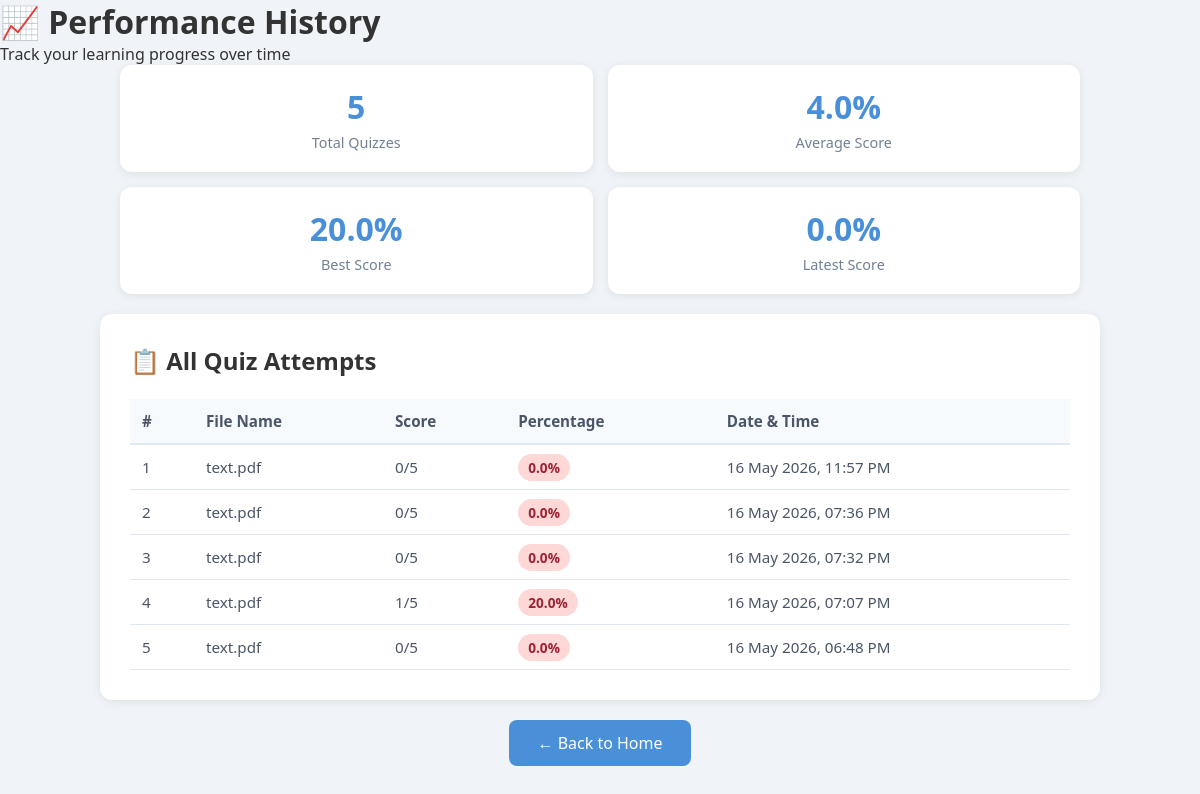
The app's page /history with its own data.
### tables this page shows
CREATE TABLE results (
            id        INTEGER PRIMARY KEY AUTOINCREMENT,
            filename  TEXT,
            score     INTEGER,
            total     INTEGER,
            percentage REAL,
            timestamp TEXT
        );

### app.py (the view)
@app.route('/history')
def history():
    all_results = get_all_results()
    stats       = get_stats()
    return render_template('history.html',
                           all_results=all_results,
                           stats=stats)

### app.py (called while the page is built)
def get_all_results():
    conn   = sqlite3.connect('quiz.db')
    cursor = conn.cursor()
    cursor.execute('''
        SELECT filename, score, total, percentage, timestamp
        FROM results ORDER BY id DESC
    ''')
    rows = cursor.fetchall()
    conn.close()
    return [{'filename': r[0], 'score': r[1], 'total': r[2],
             'percentage': r[3], 'timestamp': r[4]} for r in rows]

### Templates/history.html (shortened to what this page needs)
<!DOCTYPE html>
<html lang="en">
<head>
    <link rel="stylesheet" href="{{ url_for('static', filename='style.css') }}">
</head>
<body>
    <div class="header">
        <h1>📈 Performance History</h1>
        <p>Track your learning progress over time</p>
    </div>
    {% if stats %}
    <div class="stats-grid">
        <div class="stat-card">
            <div class="stat-number">{{ stats.total_quizzes }}</div>
            <div class="stat-label">Total Quizzes</div>
        </div>
        <div class="stat-card">
            <div class="stat-number">{{ stats.avg_score }}%</div>
            <div class="stat-label">Average Score</div>
        </div>
        <div class="stat-card">
            <div class="stat-number">{{ stats.best_score }}%</div>
            <div class="stat-label">Best Score</div>
        </div>
        <div class="stat-card">
            <div class="stat-number">{{ stats.latest_score }}%</div>
            <div class="stat-label">Latest Score</div>
        </div>
    </div>
    {% endif %}
    <div class="card">
        <h2>📋 All Quiz Attempts</h2>
        <br>
        {% if all_results %}
        <table class="history-table">
            <thead>
                <tr>
                    <th>#</th>
                    <th>File Name</th>
                    <th>Score</th>
                    <th>Percentage</th>
                    <th>Date & Time</th>
                </tr>
            </thead>
            <tbody>
                {% for result in all_results %}
                <tr>
                    <td>{{ loop.index }}</td>
                    <td>{{ result.filename }}</td>
                    <td>{{ result.score }}/{{ result.total }}</td>
                    <td>
                        <span class="percent-badge
                            {% if result.percentage >= 80 %}badge-green
                            {% elif result.percentage >= 60 %}badge-blue
                            {% elif result.percentage >= 40 %}badge-yellow
                            {% else %}badge-red{% endif %}">
                            {{ result.percentage }}%
                        </span>
                    </td>
                    <td>{{ result.timestamp }}</td>
                </tr>
                {% endfor %}
            </tbody>
        </table>
        {% else %}
        <div style="text-align:center; padding:30px; color:#718096;">
            <p style="font-size:3rem;">📭</p>
            <p>No quiz attempts yet. Upload a file to get started!</p>
        </div>
        {% endif %}
    </div>
    <div style="text-align:center; margin-bottom:30px;">
        <a href="/" class="btn-link">← Back to Home</a>
    </div>
</body>
</html>

### static/style.css (style rules this page uses)
* { box-sizing: border-box; margin: 0; padding: 0; }
body { font-family: 'Segoe UI', sans-serif; background: #f0f4f8; color: #333; }
.card { background: white; border-radius: 12px; padding: 30px; box-shadow: 0 2px 10px rgba(0,0,0,0.08); margin-bottom: 20px; max-width: 1000px; margin-left: auto; margin-right: auto; }
.btn-link { display: inline-block; background: #4a90d9; color: white; padding: 12px 28px; border-radius: 8px; text-decoration: none; font-size: 1rem; transition: background 0.2s; }
.stats-grid { display: grid; grid-template-columns: repeat(2, 1fr); gap: 15px; margin-bottom: 20px; max-width: 1000px; margin-left: auto; margin-right: auto; padding: 0 20px; }
.stat-card { background: white; border-radius: 12px; padding: 20px; text-align: center; box-shadow: 0 2px 10px rgba(0,0,0,0.08); }
.stat-number { font-size: 2rem; font-weight: bold; color: #4a90d9; }
.stat-label { color: #718096; margin-top: 5px; font-size: 0.9rem; }
.history-table { width: 100%; border-collapse: collapse; font-size: 0.95rem; }
.history-table th { background: #f7fafc; padding: 12px; text-align: left; color: #4a5568; border-bottom: 2px solid #e2e8f0; }
.history-table td { padding: 12px; border-bottom: 1px solid #e2e8f0; color: #4a5568; }
.percent-badge { padding: 4px 10px; border-radius: 999px; font-weight: 600; font-size: 0.85rem; }
.badge-red { background: #fed7d7; color: #9b2335; }

### records on screen
results: filename "text.pdf", score "0", total "5", percentage "0.0", timestamp "16 May 2026, 11:57 PM"
results: filename "text.pdf", score "0", total "5", percentage "0.0", timestamp "16 May 2026, 07:36 PM"
results: filename "text.pdf", score "0", total "5", percentage "0.0", timestamp "16 May 2026, 07:32 PM"
results: filename "text.pdf", score "1", total "5", percentage "20.0", timestamp "16 May 2026, 07:07 PM"
results: filename "text.pdf", score "0", total "5", percentage "0.0", timestamp "16 May 2026, 06:48 PM"

### other values on screen
{{ stats.total_quizzes }} "5"
{{ stats.avg_score }} "4.0"
{{ stats.best_score }} "20.0"
{{ stats.latest_score }} "0.0"
